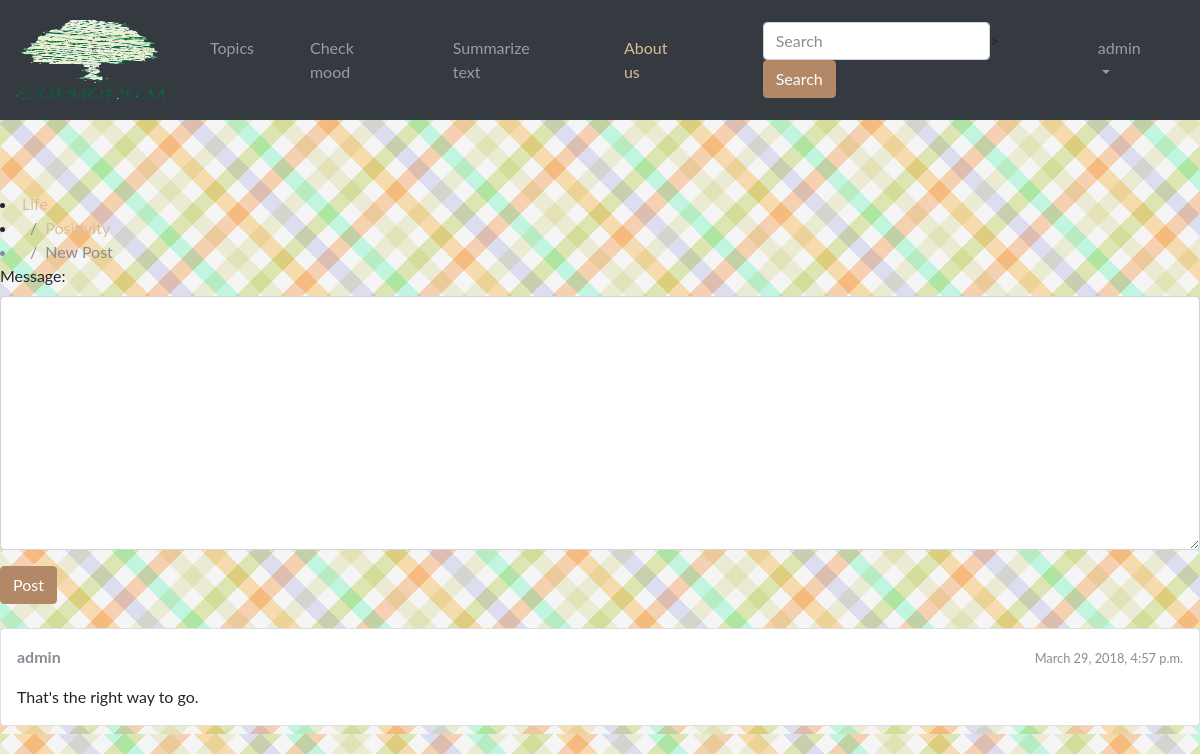
The app's page /homepage/categories/1/topics/3/post/ (signed in) with its own data.
### homepage/models.py (models this page shows, shortened)
class Topic(models.Model):
    subject = models.CharField(max_length=255)
    last_updated = models.DateTimeField(auto_now_add=True)
    category = models.ForeignKey(Category, related_name='topics')
    creator = models.ForeignKey(User, related_name='topics')
    views = models.PositiveIntegerField(default=0)

class Category(models.Model):
    name = models.CharField(max_length=30, unique=True)
    description = models.CharField(max_length=100)

class Post(models.Model):
    message = models.TextField(max_length=4000)
    topic = models.ForeignKey(Topic, related_name='posts')
    created_at = models.DateTimeField(auto_now_add=True)
    updated_at = models.DateTimeField(null=True)
    created_by = models.ForeignKey(User, related_name='posts')
    updated_by = models.ForeignKey(User, null=True, related_name='+')

### homepage/views.py (the view)
# urls.py: url(r'^categories/(?P<pk>\d+)/topics/(?P<topic_pk>\d+)/post/$', views.new_post, name='new_post'),
@login_required
def new_post(request, pk, topic_pk):
    topic = get_object_or_404(Topic, category_id=pk, pk=topic_pk)
    if request.method == 'POST':
        form = PostForm(request.POST)
        if form.is_valid():
            post = form.save(commit=False)
            post.topic = topic
            post.created_by = request.user
            post.save()
            return redirect('homepage:topic_posts', pk=pk, topic_pk=topic_pk)
    else:
        form = PostForm()
    return render(request, 'homepage/new_post.html', {'topic': topic, 'form': form})

### homepage/forms.py
class PostForm(forms.ModelForm):
    class Meta:
        model = Post
        fields = ['message', ]

### homepage/templates/homepage/new_post.html (shortened to what this page needs)
{% extends 'homepage/base.html' %}
{% load static %}
{% block content %}
  <li class="breadcrumb-item"><a href="{% url 'homepage:category_topics' topic.category.pk %}">{{ topic.category.name }}</a></li>
  <li class="breadcrumb-item"><a href="{% url 'homepage:topic_posts' topic.category.pk topic.pk %}">{{ topic.subject }}</a></li>
  <li class="breadcrumb-item active">New Post</li>
  <form method="post" class="mb-4">
    {% include 'includes/form.html' %}
    <button type="submit" class="btn btn-success">Post</button>
  </form>
  {% for post in topic.posts.all %}
    <div class="card mb-2">
      <div class="card-body p-3">
        <div class="row mb-3">
          <div class="col-6">
            <strong class="text-muted">{{ post.created_by.username }}</strong>
          </div>
          <div class="col-6 text-right">
            <small class="text-muted">{{ post.created_at }}</small>
          </div>
        </div>
        {{ post.message }}
      </div>
    </div>
  {% endfor %}
{% endblock %}

### homepage/templates/homepage/base.html (shortened to what this page needs)
<!doctype html>
<html>
<head>
    {% load staticfiles %}
    <link href="https://maxcdn.bootstrapcdn.com/font-awesome/4.7.0/css/font-awesome.min.css" rel="stylesheet">
    <link rel=stylesheet href={% static 'homepage/css/bootstrap4.css'%}>
   	<link rel="stylesheet" type="text/css" href={% static 'homepage/css/animate.css'%}>
    <link rel="stylesheet" href={% static 'homepage/css/mystyle.css'%}>
    <link href="https://maxcdn.bootstrapcdn.com/font-awesome/4.7.0/css/font-awesome.min.css" rel="stylesheet">
    <link rel="stylesheet" href="https://cdnjs.cloudflare.com/ajax/libs/owl-carousel/1.3.3/owl.carousel.min.css">
    <link rel="stylesheet" href="https://cdnjs.cloudflare.com/ajax/libs/owl-carousel/1.3.3/owl.theme.min.css">
</head>
<body class="body1">
{% block body %}
    <nav class="navbar navbar-expand-sm bg-dark navbar-dark fixed-top">
  <a class="navbar-brand" href="{% url 'homepage:index' %}">
    <img src="{% static 'LogoFinal.png'%}" alt="logo" style="width:150px; height: 80px">
  </a>
  <ul class="navbar-nav">
    <li class="nav-item">
      <a class="nav-link" href="#">Topics</a>
    </li>
            <li class="nav-item">
      <a class="nav-link" href="{% url 'homepage:emotion' %}">Check mood</a>
    </li>
      <li class="nav-item">
      <a class="nav-link" href="{% url 'homepage:summarize' %}">Summarize text</a>
    </li>
        </ul>
    <li class="nav-item">
      <a class="nav-link" href="#">About us</a>
    </li>
      <li></li>
    <form class="form-inline" role="search" method="get" action="{% url 'homepage:index' %}">
    <input class="form-control" type="text" placeholder="Search" name="q" value="{{ request.GET.q }}">>
    <button class="btn btn-success" type="submit">Search</button>
  </form>
   <div class="collapse navbar-collapse" id="mainMenu">
      {% if user.is_authenticated %}
        <ul class="navbar-nav ml-auto">
          <li class="nav-item dropdown">
            <a class="nav-link dropdown-toggle" href="#" id="userMenu" data-toggle="dropdown" aria-haspopup="true" aria-expanded="false">
              {{ user.username }}
            </a>
          </li>
        </ul>
      {% else %}
        <form class="form-inline ml-auto">
          <a href="{% url 'homepage:login' %}" class="btn btn-outline-secondary">Log in</a>
          <a href="{% url 'homepage:register' %}" class="btn btn-primary ml-2">Register</a>
        </form>
      {% endif %}
    </div>
    </nav>
        <br><br><br><br><br><br><br><br>
{% block content %}
{% endblock %}
{% endblock body %}
</body>
</html>

### homepage/static/homepage/css/mystyle.css (style rules this page uses)
.body1 { background: repeating-linear-gradient( 45deg, transparent, transparent 1em, moccasin 0, moccasin 2em, transparent 0, transparent 3em, lavender 0, lavender 4em, transparent 0, transparent 5em, #c9ffe9 0, #c9ffe9 6em, transparent 0, transparent 7em, beige 0, beige 8em ), repeating-linear-gradient( -45deg, transparent, transparent 1em, #E6EEB9 0, #E6EEB9 2em, transparent 0, transparent 3em, beige 0, beige 4em, transparent 0, transparent 5em, peachpuff 0, peachpuff 6em ), whitesmoke; background-blend-mode: multiply; }
nav li { display: inline-block; padding: 20px 20px; color: peru; }
.navbar-brand { color: #666878; }
body { font-family: "Lato", sans-serif; transition: background-color .5s; }

### records on screen
Topic: category.name "Life", subject "Positivity"
Post: created_by.username "admin", created_at "March 29, 2018, 4:57 p.m.", message "That's the right way to go."

### other values on screen
{{ user.username }} "admin"
{{ field.label_tag }} "Message:"
